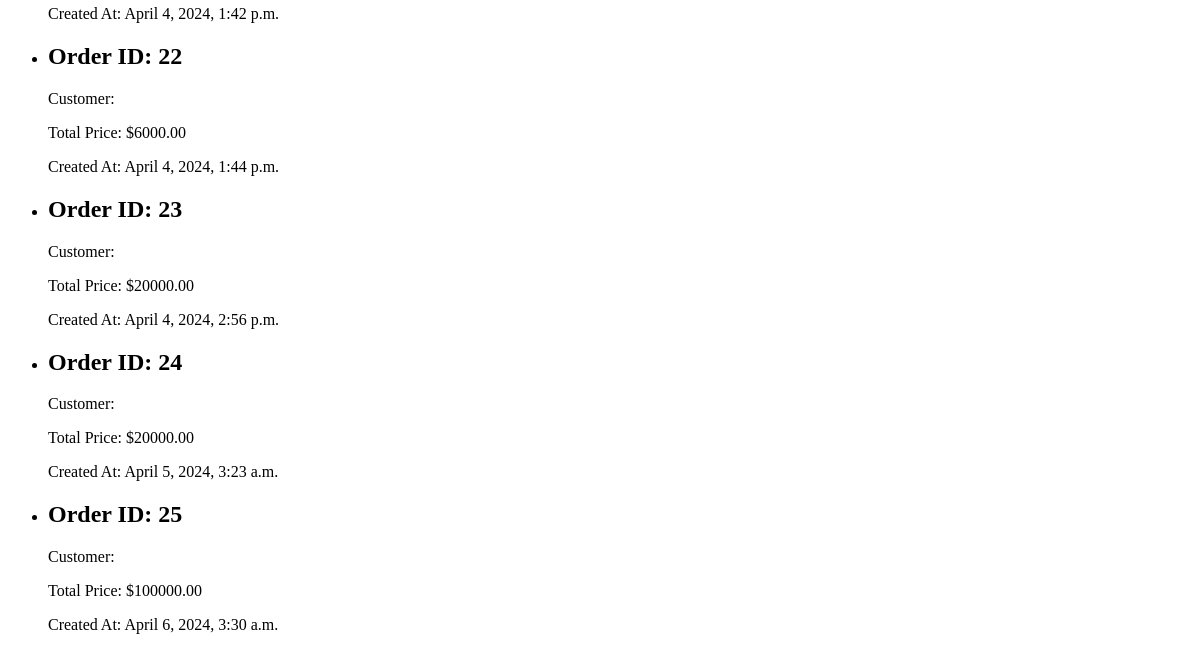
/orders/ (lower part), run on an earlier commit of the app's database.
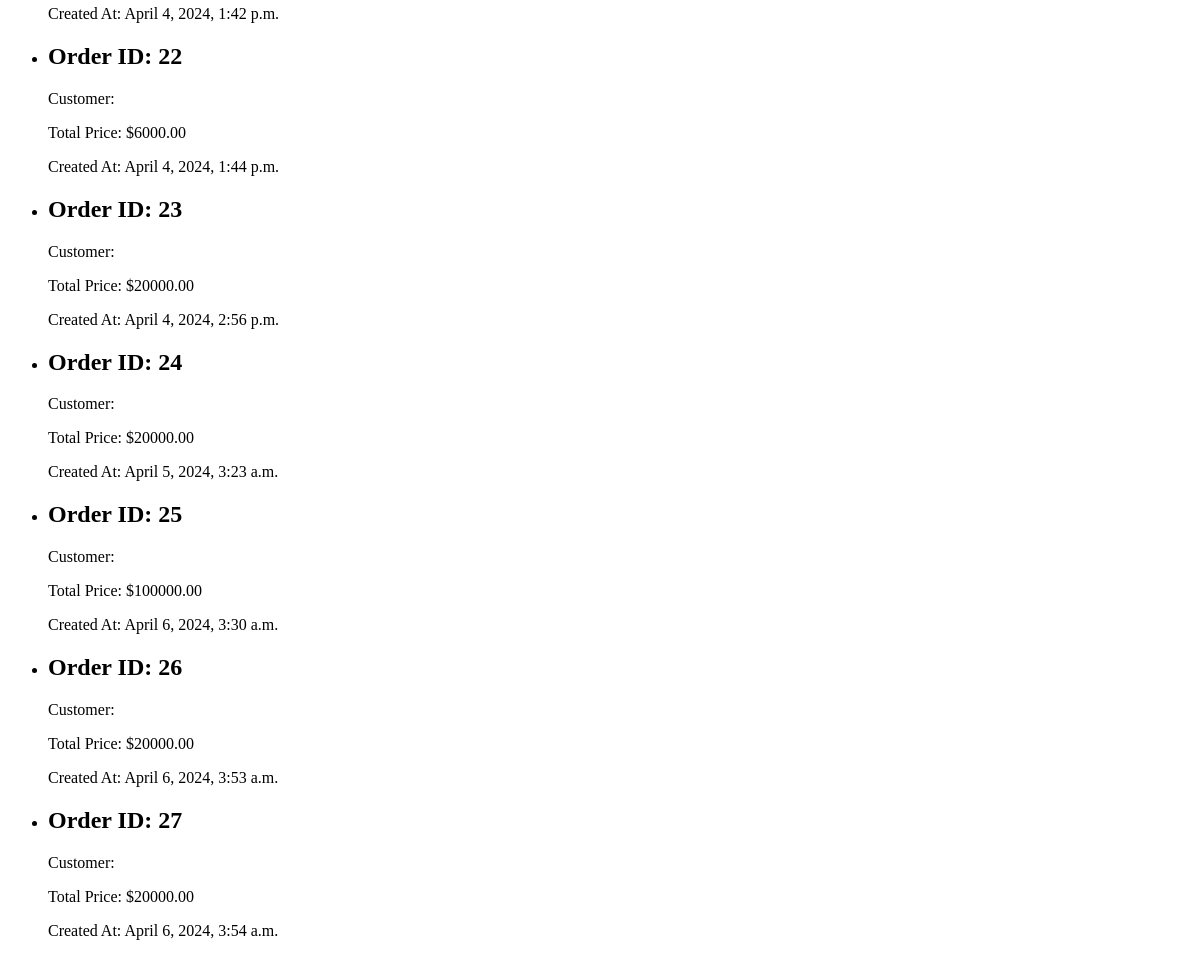
And on a later commit of the database.
### accounts/models.py (models this page shows, shortened)
class Order(models.Model):
    customer_name = models.CharField(max_length=100)
    phone_number = models.CharField(max_length=20)
    address = models.TextField()
    products = models.ManyToManyField(Product, through='OrderItem')
    total_price = models.DecimalField(max_digits=10, decimal_places=2, default=0)
    created_at = models.DateTimeField(default=timezone.now)

### accounts/views.py (the view)
# urls.py: path('orders/', views.order_list, name='order_list'),
def order_list(request):
    orders = Order.objects.all()
    return render(request, 'order_list.html', {'orders': orders})

### templates/order_list.html (shortened to what this page needs)
<!DOCTYPE html>
<html lang="en">
<head>
</head>
<body>
    <ul>
        {% for order in orders %}
            <li>
                <h2>Order ID: {{ order.id }}</h2>
                <p>Customer: {{ order.customer }}</p>
                <p>Total Price: ${{ order.total_price }}</p>
                <p>Created At: {{ order.created_at }}</p>
            </li>
        {% endfor %}
    </ul>
</body>
</html>

What changed in the data, as far as the page shows it:
added Order: id "26", total_price "20000.00", created_at "April 6, 2024, 3:53 a.m."
added Order: id "27", total_price "20000.00", created_at "April 6, 2024, 3:54 a.m."
